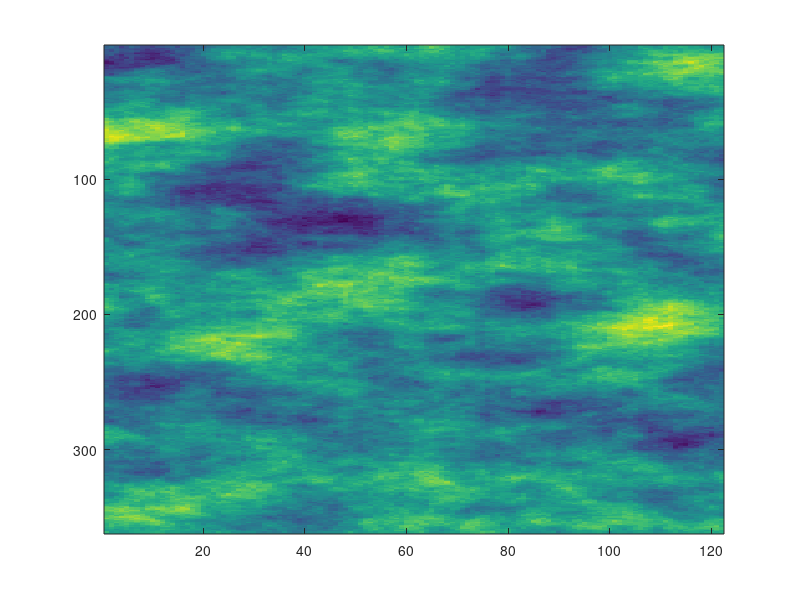
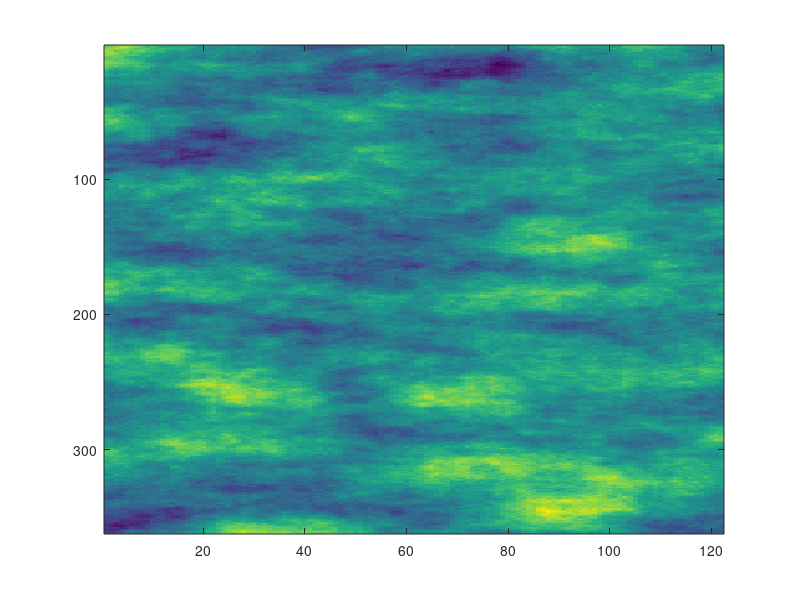

Reproduce these figures in MATLAB, in order.
nx = 90*4+1;
nz = 30*4+1;

r = 15; % radius (maximal 49)
r0 = r+1;
nx = nx + 2*r0;
nz = nz + 2*r0;

noise = randn(nx,nz);
noise1 = randn(nx,nz);
[x,y]=meshgrid(-r:r,-r:r);
mask=((x.^2+y.^2)<=r^2); %(2*r+1)x(2*r+1) bit mask

x = zeros(nx,nz);
x1 = zeros(nx,nz);

nxmin = r0; nxmax = nx-r0;
nzmin = r0; nzmax = nz-r0;

for i=nxmin:nxmax
    for j=nzmin:nzmax
        A = noise((i-r):(i+r), (j-r):(j+r));
        x(i,j) = sum(sum(A.*mask));
        A = noise1((i-r):(i+r), (j-r):(j+r));
        x1(i,j) = sum(sum(A.*mask));
    end
end
Nr = sum(sum(mask));

x = x(nxmin:nxmax, nzmin:nzmax)/Nr;
x1 = x1(nxmin:nxmax, nzmin:nzmax)/Nr;

imagesc(x);
figure;imagesc(x1); 

x = (x - mean2(x))/std2(x);
x1 = (x1 - mean2(x1))/std2(x1);

y1 = x1;
y1 = 0;

nx = nx-2*r0;
nz = nz-2*r0;

% GLL stencil
GLLX=zeros(25*30*90,1);
% GLLX0=zeros(25*30*90*2,1);
GLLX1=zeros(25*30*90,1);


for j=1:30
    for i=1:90
 
        i0=(j-1)*90*25+(i-1)*25;
        
        ii=(i-1)*4+1;
        jj=(j-1)*4+1;
        
        for k=1:5
            nn=i0+k;
            GLLX(nn)=x(ii,jj);
            ii=ii+1;
        end
        
        ii=(i-1)*4+1;
        jj=(j-1)*4+1+1;
         
        for k=6:10
            nn=i0+k;
            GLLX(nn)=x(ii,jj);
            ii=ii+1;
        end
        
        ii=(i-1)*4+1;
        jj=(j-1)*4+1+2;
        
        for k=11:15
            nn=i0+k;
            disp([i j ii jj nn])
            GLLX(nn)=x(ii,jj);
            ii=ii+1;
        end
        
        ii=(i-1)*4+1;
        jj=(j-1)*4+1+3;
        
        for k=16:20
            nn=i0+k;
            GLLX(nn)=x(ii,jj);
            ii=ii+1;
        end
        
        ii=(i-1)*4+1;
        jj=(j-1)*4+1+4;
        
        for k=21:25
            nn=i0+k;
            GLLX(nn)=x(ii,jj);
            ii=ii+1;
        end
    end
end

fp=fopen('proc000000_vp.bin','w')
fwrite(fp,GLLX,'float');
fclose(fp);
% colormap(gray)
GLLX1=GLLX;

% return;

x=x1;
for j=1:30
    for i=1:90
 
        i0=(j-1)*90*25+(i-1)*25;
        
        ii=(i-1)*4+1;
        jj=(j-1)*4+1;
        
        for k=1:5
            nn=i0+k;
            GLLX(nn)=x(ii,jj);
            ii=ii+1;
        end
        
        ii=(i-1)*4+1;
        jj=(j-1)*4+1+1;
         
        for k=6:10
            nn=i0+k;
            GLLX(nn)=x(ii,jj);
            ii=ii+1;
        end
        
        ii=(i-1)*4+1;
        jj=(j-1)*4+1+2;
        
        for k=11:15
            nn=i0+k;
            disp([2 i j ii jj nn])
            GLLX(nn)=x(ii,jj);
            ii=ii+1;
        end
        
        ii=(i-1)*4+1;
        jj=(j-1)*4+1+3;
        
        for k=16:20
            nn=i0+k;
            GLLX(nn)=x(ii,jj);
            ii=ii+1;
        end
        
        ii=(i-1)*4+1;
        jj=(j-1)*4+1+4;
        
        for k=21:25
            nn=i0+k;
            GLLX(nn)=x(ii,jj);
            ii=ii+1;
        end
    end
end

fp=fopen('proc000000_vs.bin','w')
fwrite(fp,GLLX,'float');
fclose(fp);

GLLX0=cat(1,GLLX,GLLX1);

%%%%%%%%%%%%%%%%%%%%%%%%%%%%%%%%%%%%%%%%%%%%%%%%%%%%%%%%%%%%%%%%%%%%%%%%%%%%%


for j=1:30
    for i=1:90
 
        i0=(j-1)*90*25+(i-1)*25;
        
        ii=(i-1)*4+1;
        jj=(j-1)*4+1;
        
        for k=1:5
            nn=i0+k;
            y1(ii,jj)=GLLX(nn);
            ii=ii+1;
        end
        
        ii=(i-1)*4+1;
        jj=(j-1)*4+1+1;
         
        for k=6:10
            nn=i0+k;
            y1(ii,jj)=GLLX(nn);
            ii=ii+1;
        end
        
        ii=(i-1)*4+1;
        jj=(j-1)*4+1+2;
        
        for k=11:15
            nn=i0+k;
            y1(ii,jj)=GLLX(nn);
            ii=ii+1;
        end
        
        ii=(i-1)*4+1;
        jj=(j-1)*4+1+3;
        
        for k=16:20
            nn=i0+k;
            y1(ii,jj)=GLLX(nn);
            ii=ii+1;
        end
        
        ii=(i-1)*4+1;
        jj=(j-1)*4+1+4;
        
        for k=21:25
            nn=i0+k;
            y1(ii,jj)=GLLX(nn);
            ii=ii+1;
        end
    end
end